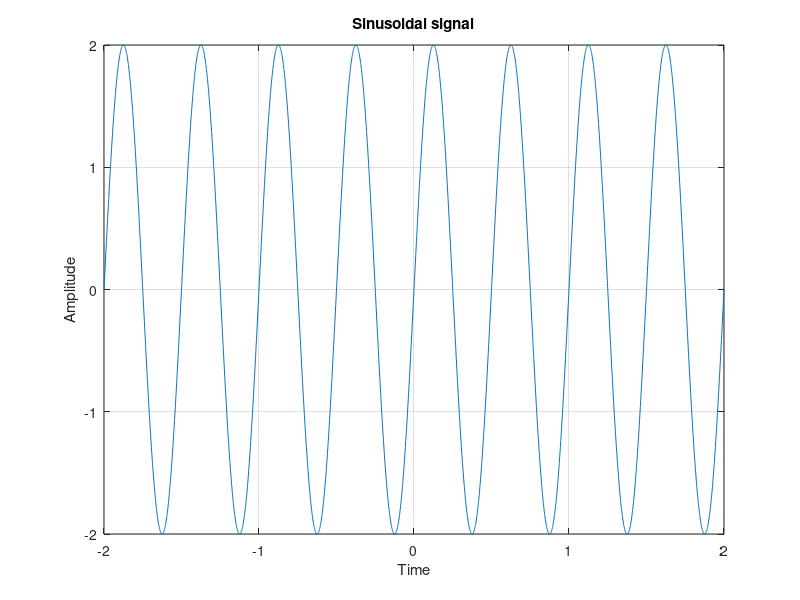

The MATLAB source for this figure:
t=-2:.001:2;
a=2;
f=2;
s1=a*sin(2*pi*f*t);

plot(t,s1);
title('Sinusoidal signal');
xlabel('Time')
ylabel('Amplitude')
grid on;
